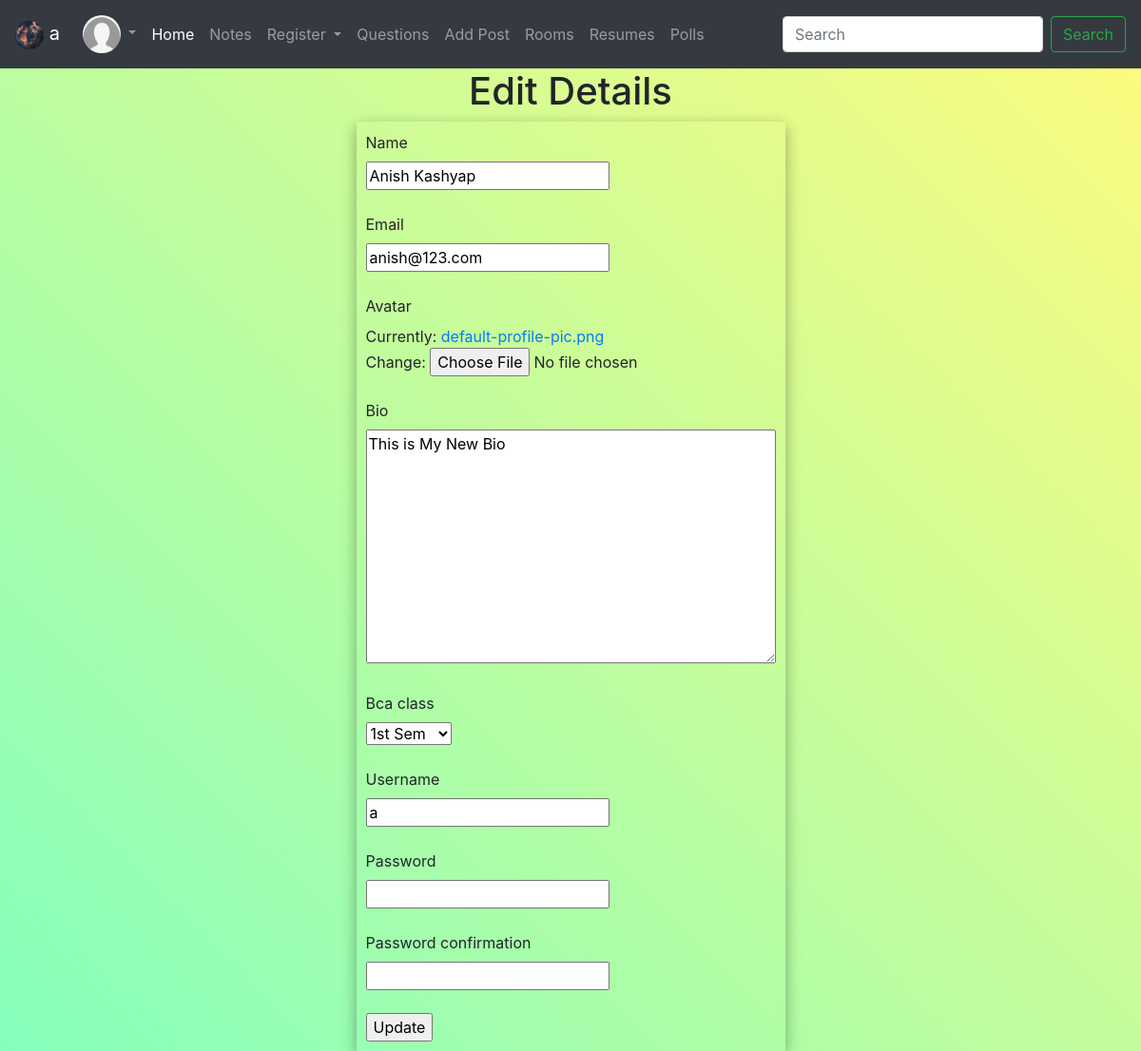
/edit-profile (signed in), run on the app's committed database.
### base/models.py (models this page shows, shortened)
class User(AbstractUser):
    name = models.CharField(max_length=50, null = False)
    email = models.CharField( max_length=50 ,null = True)
    avatar = models.ImageField( upload_to='Avaters',  default = 'default-profile-pic.png')
    bio = models.TextField(null = True)
    bca_class = models.CharField( max_length=50 ,choices=class_list ,default= ('1st Sem', '1st Sem'), null = True)
    is_teacher = models.BooleanField(default = False)
    followers = models.ManyToManyField('User', related_name='follower')
    followings = models.ManyToManyField('User',related_name= 'following')

### base/views.py (the view, shortened to what this page needs)
# urls.py: path('edit-profile' , edit_profile , name = 'edit-profile'),
@login_required(login_url=  '/login')
def edit_profile(request):
    band = get_object_or_404(User,id = request.user.id)
    teacher = request.user.is_teacher
    form = UserForm(instance = band)
    if teacher :
        form = TeacherUserForm(instance = band)
    context = {
        'form' : form
    }
    return render(request, 'edit-profile.html', context)

### base/forms.py
class UserForm(UserCreationForm):
    class Meta:
        model = User
        fields = ("name","email", "avatar", "bio", "bca_class", 'username' , 'password1', 'password2')

### templates/edit-profile.html (shortened to what this page needs)
{% extends 'master.html' %}
{% block content %}
<h1 class = 'text-center'>
    Edit Details
</h1>
<div class= 'container'>
    <div class = 'item'>
        <form action="" method = 'POST' enctype= 'multipart/form-data'>
            {% for field in form %}
            <label for="">{{field.label}}</label><br>
            {{field}} <br><br>
            {% endfor %}
            <input type="submit" value = 'Update'>
        </form>
    </div>
</div>
{% endblock content %}

### templates/master.html (shortened to what this page needs)
{% load static %}
<!DOCTYPE html>
<html lang="en">
<head>
    <link rel="stylesheet" href="{% static 'css/master.css' %}">
    <link rel="stylesheet" href="https://maxcdn.bootstrapcdn.com/bootstrap/4.5.2/css/bootstrap.min.css">
    <link rel="stylesheet" href="https://cdnjs.cloudflare.com/ajax/libs/font-awesome/6.3.0/css/all.min.css">
  </head>
<body>
    <nav class="navbar navbar-dark bg-dark navbar-expand-lg">
      <a class="navbar-brand" href="#">
        <img src="{% static 'images/website.avif' %}" width="30" height="30" alt="logo" class="rounded-circle">
        {% if request.user.is_authenticated %}
        {{request.user.username}}
        {% else %}
        Anonymous
        {% endif %}
      </a>
      <div class="collapse navbar-collapse" id="navbar-list-4">
        <ul class="navbar-nav">
            <li class="nav-item dropdown">
            {% if request.user.is_authenticated %}
            <a class="nav-link dropdown-toggle" href="#" id="navbarDropdownMenuLink" role="button" data-toggle="dropdown" aria-haspopup="true" aria-expanded="false">
              <img src="{{request.user.avatar.url}}" width="40" height="40" class="rounded-circle">
            </a>
            {% endif %}
          </li>
        </ul>
          <ul class="navbar-nav mr-auto">
            <li class="nav-item active">
              <a class="nav-link" href="{% url 'home' %}">Home </a>
            </li>
            <li class="nav-item">
              <a class="nav-link" href="{% url 'notes' %}">Notes</a>
            </li>
            <li class="nav-item dropdown">
              <a class="nav-link dropdown-toggle" href="#" id="navbarDropdown" role="button" data-toggle="dropdown" aria-haspopup="true" aria-expanded="false">
                Register
              </a>
            </li>
            <li class="nav-item">
              <a class="nav-link" href="{% url 'questions' %}">Questions</a>
            </li>
            <li class="nav-item">
              <a class="nav-link" href="{% url 'add-post' %}">Add Post</a>
            </li>
            <li class="nav-item">
              <a class="nav-link" href="{% url 'rooms' %}">Rooms</a>
            </li>
            <li class="nav-item">
              <a class="nav-link" href="{% url 'resumes' %}">Resumes</a>
            </li>
            <li class="nav-item">
              <a class="nav-link" href="{% url 'polls' %}">Polls</a>
            </li>
          </ul>
          <form class="form-inline my-2 my-lg-0" method  = 'POST' action = '/user-search'>
            <input class="form-control mr-sm-2" type="search" placeholder="Search" aria-label="Search" name = 'search'>
            <button class="btn btn-outline-success my-2 my-sm-0" type="submit">Search</button>
          </form>
      </nav>
    {% block content %}
    {% endblock content %}
</body>
</html>

### data on the page
User: user.username "a", user.avatar (placeholder picture), form "Anish Kashyap" "anish@123.com" "This is My New Bio" "1st Sem" "a"

### other printed values
{{ field.label }} "Name" "Email" "Avatar" "Bio" "Bca class" "Username" "Password" "Password confirmation"
